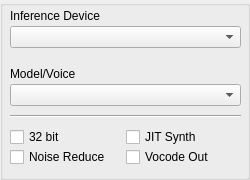
         <widget class="QGroupBox" name="groupServer">
          <property name="minimumSize">
           <size>
            <width>250</width>
            <height>0</height>
           </size>
          </property>
          <property name="maximumSize">
           <size>
            <width>250</width>
            <height>500</height>
           </size>
          </property>
          <property name="title">
           <string/>
          </property>
          <widget class="QWidget" name="verticalLayoutWidget">
           <property name="geometry">
            <rect>
             <x>10</x>
             <y>0</y>
             <width>231</width>
             <height>171</height>
            </rect>
           </property>
           <layout class="QVBoxLayout" name="inferOptions">
            <property name="spacing">
             <number>0</number>
            </property>
            <item>
             <widget class="QLabel" name="descLabelInferDevice">
              <property name="maximumSize">
               <size>
                <width>16777215</width>
                <height>20</height>
               </size>
              </property>
              <property name="text">
               <string>Inference Device</string>
              </property>
              <property name="alignment">
               <set>Qt::AlignmentFlag::AlignBottom|Qt::AlignmentFlag::AlignLeading|Qt::AlignmentFlag::AlignLeft</set>
              </property>
             </widget>
            </item>
            <item>
             <widget class="QComboBox" name="comboInferDevice">
              <property name="currentText">
               <string/>
              </property>
              <property name="placeholderText">
               <string>Processor</string>
              </property>
             </widget>
            </item>
            <item>
             <widget class="QLabel" name="descLabelModel">
              <property name="minimumSize">
               <size>
                <width>0</width>
                <height>28</height>
               </size>
              </property>
              <property name="maximumSize">
               <size>
                <width>16777215</width>
                <height>30</height>
               </size>
              </property>
              <property name="text">
               <string>Model/Voice</string>
              </property>
              <property name="alignment">
               <set>Qt::AlignmentFlag::AlignBottom|Qt::AlignmentFlag::AlignLeading|Qt::AlignmentFlag::AlignLeft</set>
              </property>
             </widget>
            </item>
            <item>
             <widget class="QComboBox" name="comboModel">
              <property name="placeholderText">
               <string>Model Select</string>
              </property>
             </widget>
            </item>
            <item>
             <widget class="Line" name="line_4">
              <property name="minimumSize">
               <size>
                <width>0</width>
                <height>15</height>
               </size>
              </property>
              <property name="baseSize">
               <size>
                <width>0</width>
                <height>0</height>
               </size>
              </property>
              <property name="orientation">
               <enum>Qt::Orientation::Horizontal</enum>
              </property>
             </widget>
            </item>
            <item>
             <layout class="QHBoxLayout" name="horizontalLayout_16">
              <item>
               <layout class="QVBoxLayout" name="verticalLayout_9">
                <item>
                 <widget class="QCheckBox" name="checkUseFP32">
                  <property name="toolTip">
                   <string>&lt;html&gt;&lt;head/&gt;&lt;body&gt;&lt;p&gt;Use 32 bit floating point precision during conversion (If unchecked, uses 16 bit)&lt;/p&gt;&lt;/body&gt;&lt;/html&gt;</string>
                  </property>
                  <property name="text">
                   <string>32 bit</string>
                  </property>
                 </widget>
                </item>
                <item>
                 <widget class="QCheckBox" name="checkNoiseReduce">
                  <property name="toolTip">
                   <string>&lt;html&gt;&lt;head/&gt;&lt;body&gt;&lt;p&gt;Perform noise reduction on input. (Increases inference time)&lt;/p&gt;&lt;/body&gt;&lt;/html&gt;</string>
                  </property>
                  <property name="text">
                   <string>Noise Reduce</string>
                  </property>
                 </widget>
                </item>
               </layout>
              </item>
              <item>
               <layout class="QVBoxLayout" name="verticalLayout_10">
                <item>
                 <widget class="QCheckBox" name="checkUseJIT">
                  <property name="toolTip">
                   <string>&lt;html&gt;&lt;head/&gt;&lt;body&gt;&lt;p&gt;I have absolutely no idea what this does, really, except that &amp;quot;JIT&amp;quot; stands for &amp;quot;Just in Time.&amp;quot;&lt;/p&gt;&lt;p&gt;This is an option that can be enabled in RVC, and it seems to have something to do with synthesis, and so... here you go, I am presenting the option to you because it exists.&lt;/p&gt;&lt;/body&gt;&lt;/html&gt;</string>
                  </property>
                  <property name="text">
                   <string>JIT Synth</string>
                  </property>
                 </widget>
                </item>
                <item>
                 <widget class="QCheckBox" name="checkUseVocode">
                  <property name="toolTip">
                   <string>&lt;html&gt;&lt;head/&gt;&lt;body&gt;&lt;p&gt;Use optional vocoder to try to smooth over/improve crossfading between chunks even further. (Increases inference time)&lt;/p&gt;&lt;/body&gt;&lt;/html&gt;</string>
                  </property>
                  <property name="text">
                   <string>Vocode Out</string>
                  </property>
                 </widget>
                </item>
               </layout>
              </item>
             </layout>
            </item>
           </layout>
          </widget>
         </widget>
